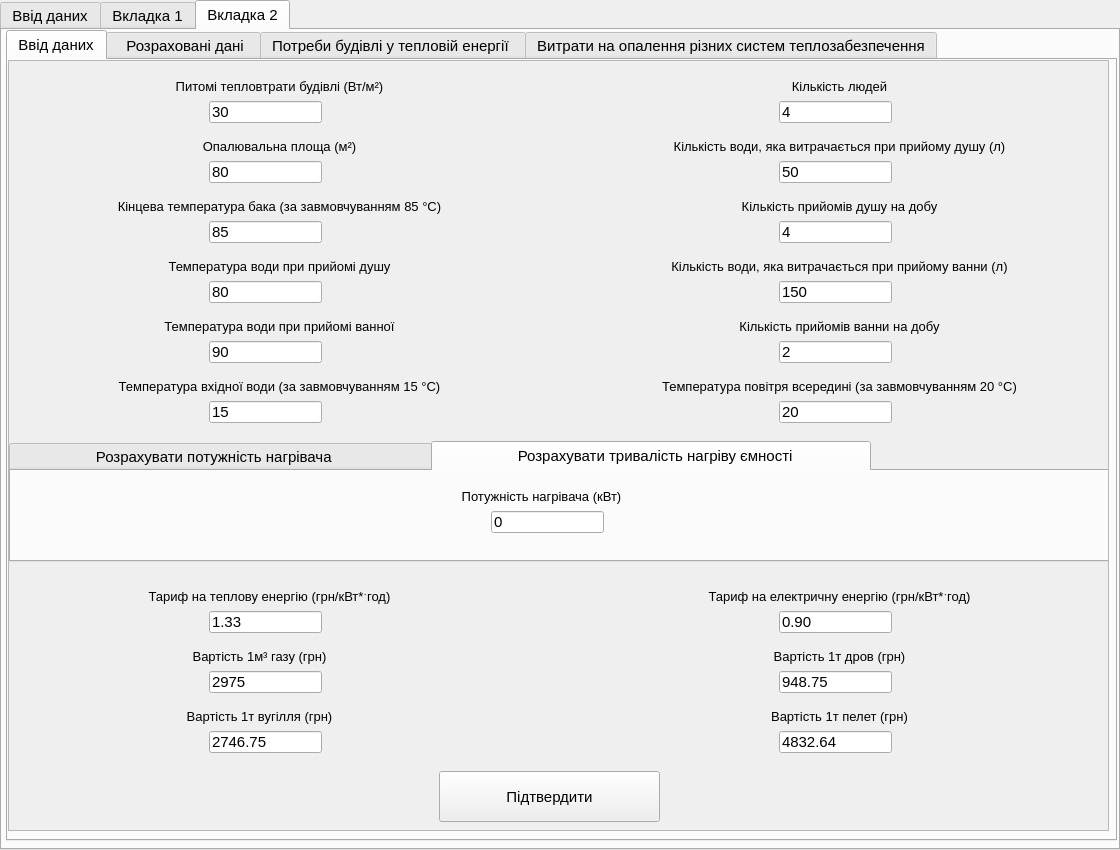
<?xml version="1.0" encoding="UTF-8"?>
<ui version="4.0">
 <class>MainWindow</class>
 <widget class="QMainWindow" name="MainWindow">
  <property name="geometry">
   <rect>
    <x>0</x>
    <y>0</y>
    <width>1120</width>
    <height>850</height>
   </rect>
  </property>
  <property name="font">
   <font>
    <family>MS Sans Serif</family>
    <pointsize>12</pointsize>
    <weight>50</weight>
    <italic>false</italic>
    <bold>false</bold>
    <underline>false</underline>
    <strikeout>false</strikeout>
    <stylestrategy>PreferDefault</stylestrategy>
    <kerning>true</kerning>
   </font>
  </property>
  <property name="windowTitle">
   <string>Лабораторна робота Рудика В. І. Группа ТІ-82</string>
  </property>
  <property name="locale">
   <locale language="Ukrainian" country="Ukraine"/>
  </property>
  <widget class="QWidget" name="centralwidget">
   <property name="enabled">
    <bool>true</bool>
   </property>
   <property name="font">
    <font>
     <family>MS Shell Dlg 2</family>
     <pointsize>12</pointsize>
     <weight>50</weight>
     <italic>false</italic>
     <bold>false</bold>
    </font>
   </property>
   <widget class="QTabWidget" name="tabWidget">
    <property name="geometry">
     <rect>
      <x>0</x>
      <y>0</y>
      <width>1120</width>
      <height>850</height>
     </rect>
    </property>
    <property name="font">
     <font>
      <family>MS Shell Dlg 2</family>
      <pointsize>11</pointsize>
     </font>
    </property>
    <property name="currentIndex">
     <number>2</number>
    </property>
    <widget class="QWidget" name="tab_0">
     <property name="font">
      <font>
       <family>MS Sans Serif</family>
       <pointsize>10</pointsize>
      </font>
     </property>
     <attribute name="title">
      <string>Ввід даних</string>
     </attribute>
     <widget class="QCalendarWidget" name="calendarWidget_1">
      <property name="geometry">
       <rect>
        <x>70</x>
        <y>355</y>
        <width>411</width>
        <height>251</height>
       </rect>
      </property>
      <property name="font">
       <font>
        <family>MS Shell Dlg 2</family>
       </font>
      </property>
      <property name="locale">
       <locale language="Ukrainian" country="Ukraine"/>
      </property>
      <property name="selectedDate">
       <date>
        <year>2012</year>
        <month>1</month>
        <day>1</day>
       </date>
      </property>
      <property name="minimumDate">
       <date>
        <year>2012</year>
        <month>1</month>
        <day>1</day>
       </date>
      </property>
      <property name="maximumDate">
       <date>
        <year>2012</year>
        <month>12</month>
        <day>30</day>
       </date>
      </property>
      <property name="gridVisible">
       <bool>false</bool>
      </property>
      <property name="navigationBarVisible">
       <bool>true</bool>
      </property>
      <property name="dateEditEnabled">
       <bool>true</bool>
      </property>
     </widget>
     <widget class="QCalendarWidget" name="calendarWidget_2">
      <property name="geometry">
       <rect>
        <x>621</x>
        <y>355</y>
        <width>411</width>
        <height>251</height>
       </rect>
      </property>
      <property name="font">
       <font>
        <family>MS Shell Dlg 2</family>
        <pointsize>10</pointsize>
       </font>
      </property>
      <property name="locale">
       <locale language="Ukrainian" country="Ukraine"/>
      </property>
      <property name="selectedDate">
       <date>
        <year>2012</year>
        <month>12</month>
        <day>31</day>
       </date>
      </property>
      <property name="minimumDate">
       <date>
        <year>2012</year>
        <month>1</month>
        <day>2</day>
       </date>
      </property>
      <property name="maximumDate">
       <date>
        <year>2012</year>
        <month>12</month>
        <day>31</day>
       </date>
      </property>
     </widget>
     <widget class="QComboBox" name="comboBox">
      <property name="geometry">
       <rect>
        <x>450</x>
        <y>150</y>
        <width>221</width>
        <height>51</height>
       </rect>
      </property>
      <property name="font">
       <font>
        <family>MS Shell Dlg 2</family>
        <pointsize>10</pointsize>
       </font>
      </property>
      <property name="locale">
       <locale language="Ukrainian" country="Ukraine"/>
      </property>
      <property name="editable">
       <bool>false</bool>
      </property>
      <item>
       <property name="text">
        <string>Не обрано</string>
       </property>
      </item>
      <item>
       <property name="text">
        <string>Дніпро</string>
       </property>
      </item>
      <item>
       <property name="text">
        <string>Донецьк</string>
       </property>
      </item>
      <item>
       <property name="text">
        <string>Івано-Франківськ</string>
       </property>
      </item>
      <item>
       <property name="text">
        <string>Київ</string>
       </property>
      </item>
      <item>
       <property name="text">
        <string>Кривий ріг</string>
       </property>
      </item>
      <item>
       <property name="text">
        <string>Луганськ</string>
       </property>
      </item>
      <item>
       <property name="text">
        <string>Львів</string>
       </property>
      </item>
      <item>
       <property name="text">
        <string>Симферополь</string>
       </property>
      </item>
      <item>
       <property name="text">
        <string>Одеса</string>
       </property>
      </item>
      <item>
       <property name="text">
        <string>Харків</string>
       </property>
      </item>
     </widget>
     <widget class="QLabel" name="label_0">
      <property name="geometry">
       <rect>
        <x>450</x>
        <y>90</y>
        <width>221</width>
        <height>51</height>
       </rect>
      </property>
      <property name="font">
       <font>
        <family>MS Shell Dlg 2</family>
        <pointsize>12</pointsize>
       </font>
      </property>
      <property name="text">
       <string>Оберіть місто</string>
      </property>
      <property name="alignment">
       <set>Qt::AlignCenter</set>
      </property>
      <property name="wordWrap">
       <bool>false</bool>
      </property>
     </widget>
     <widget class="QLabel" name="label_1">
      <property name="geometry">
       <rect>
        <x>70</x>
        <y>300</y>
        <width>411</width>
        <height>51</height>
       </rect>
      </property>
      <property name="font">
       <font>
        <family>MS Shell Dlg 2</family>
        <pointsize>12</pointsize>
       </font>
      </property>
      <property name="text">
       <string>Оберіть початкову дату</string>
      </property>
      <property name="alignment">
       <set>Qt::AlignCenter</set>
      </property>
     </widget>
     <widget class="QLabel" name="label_2">
      <property name="geometry">
       <rect>
        <x>620</x>
        <y>300</y>
        <width>411</width>
        <height>51</height>
       </rect>
      </property>
      <property name="font">
       <font>
        <family>MS Shell Dlg 2</family>
        <pointsize>12</pointsize>
       </font>
      </property>
      <property name="text">
       <string>Оберіть кінцеву дату</string>
      </property>
      <property name="alignment">
       <set>Qt::AlignCenter</set>
      </property>
      <property name="wordWrap">
       <bool>false</bool>
      </property>
     </widget>
     <widget class="QPushButton" name="pushButtonConfirm">
      <property name="geometry">
       <rect>
        <x>450</x>
        <y>690</y>
        <width>221</width>
        <height>51</height>
       </rect>
      </property>
      <property name="font">
       <font>
        <family>MS Shell Dlg 2</family>
        <pointsize>11</pointsize>
       </font>
      </property>
      <property name="text">
       <string>Підтвердити</string>
      </property>
     </widget>
    </widget>
    <widget class="QWidget" name="tab_1">
     <attribute name="title">
      <string>Вкладка 1</string>
     </attribute>
     <widget class="QTabWidget" name="tabWidget_2">
      <property name="geometry">
       <rect>
        <x>4</x>
        <y>0</y>
        <width>1111</width>
        <height>811</height>
       </rect>
      </property>
      <property name="currentIndex">
       <number>2</number>
      </property>
      <widget class="QWidget" name="tab_tem">
       <attribute name="title">
        <string>              Температурна активність             </string>
       </attribute>
       <widget class="QTabWidget" name="tabWidgetin_tem">
        <property name="geometry">
         <rect>
          <x>0</x>
          <y>0</y>
          <width>1111</width>
          <height>781</height>
         </rect>
        </property>
        <property name="currentIndex">
         <number>1</number>
        </property>
        <widget class="QWidget" name="tab_tem1">
         <attribute name="title">
          <string>Температурні умови</string>
         </attribute>
         <widget class="QWidget" name="widget_tem1" native="true">
          <property name="geometry">
           <rect>
            <x>0</x>
            <y>0</y>
            <width>1101</width>
            <height>751</height>
           </rect>
          </property>
         </widget>
        </widget>
        <widget class="QWidget" name="tab_tem2">
         <attribute name="title">
          <string>Тривалість температурних режимів</string>
         </attribute>
         <widget class="QWidget" name="widget_tem2" native="true">
          <property name="geometry">
           <rect>
            <x>0</x>
            <y>0</y>
            <width>1101</width>
            <height>751</height>
           </rect>
          </property>
         </widget>
        </widget>
       </widget>
      </widget>
      <widget class="QWidget" name="tab_vit">
       <attribute name="title">
        <string>              Вітряна активність            </string>
       </attribute>
       <widget class="QTabWidget" name="tabWidgetin_vit">
        <property name="geometry">
         <rect>
          <x>0</x>
          <y>0</y>
          <width>1111</width>
          <height>781</height>
         </rect>
        </property>
        <property name="currentIndex">
         <number>1</number>
        </property>
        <widget class="QWidget" name="tab_vit1">
         <attribute name="title">
          <string>Роза вітрів</string>
         </attribute>
         <widget class="QWidget" name="widget_vit1" native="true">
          <property name="geometry">
           <rect>
            <x>0</x>
            <y>0</y>
            <width>1101</width>
            <height>751</height>
           </rect>
          </property>
         </widget>
        </widget>
        <widget class="QWidget" name="tab_vit2">
         <attribute name="title">
          <string>Тривалість режимів вітрової активності</string>
         </attribute>
         <widget class="QWidget" name="widget_vit2" native="true">
          <property name="geometry">
           <rect>
            <x>0</x>
            <y>0</y>
            <width>1101</width>
            <height>751</height>
           </rect>
          </property>
         </widget>
        </widget>
       </widget>
      </widget>
      <widget class="QWidget" name="tab_son">
       <attribute name="title">
        <string>               Сонячна активність               </string>
       </attribute>
       <widget class="QTabWidget" name="tabWidgetin_son">
        <property name="geometry">
         <rect>
          <x>0</x>
          <y>0</y>
          <width>1111</width>
          <height>781</height>
         </rect>
        </property>
        <property name="currentIndex">
         <number>0</number>
        </property>
        <widget class="QWidget" name="tab_son1">
         <attribute name="title">
          <string>Інтенсивність сонячної інсоляції</string>
         </attribute>
         <widget class="QWidget" name="widget_son1" native="true">
          <property name="geometry">
           <rect>
            <x>0</x>
            <y>0</y>
            <width>1101</width>
            <height>751</height>
           </rect>
          </property>
         </widget>
        </widget>
        <widget class="QWidget" name="tab_son2">
         <attribute name="title">
          <string>Тривалість режимів сонячної активності</string>
         </attribute>
         <widget class="QWidget" name="widget_son2" native="true">
          <property name="geometry">
           <rect>
            <x>0</x>
            <y>0</y>
            <width>1101</width>
            <height>751</height>
           </rect>
          </property>
         </widget>
        </widget>
       </widget>
      </widget>
     </widget>
    </widget>
    <widget class="QWidget" name="tab_2">
     <attribute name="title">
      <string>Вкладка 2</string>
     </attribute>
     <widget class="QTabWidget" name="tabWidget_3">
      <property name="geometry">
       <rect>
        <x>4</x>
        <y>0</y>
        <width>1111</width>
        <height>811</height>
       </rect>
      </property>
      <property name="currentIndex">
       <number>0</number>
      </property>
      <widget class="QWidget" name="tab_2_1">
       <attribute name="title">
        <string>Ввід даних</string>
       </attribute>
       <widget class="QScrollArea" name="scrollArea">
        <property name="geometry">
         <rect>
          <x>0</x>
          <y>0</y>
          <width>1101</width>
          <height>771</height>
         </rect>
        </property>
        <property name="widgetResizable">
         <bool>true</bool>
        </property>
        <widget class="QWidget" name="scrollAreaWidgetContents">
         <property name="geometry">
          <rect>
           <x>0</x>
           <y>0</y>
           <width>1099</width>
           <height>769</height>
          </rect>
         </property>
         <widget class="QLabel" name="label_7">
          <property name="geometry">
           <rect>
            <x>0</x>
            <y>0</y>
            <width>541</width>
            <height>51</height>
           </rect>
          </property>
          <property name="font">
           <font>
            <family>MS Shell Dlg 2</family>
            <pointsize>10</pointsize>
           </font>
          </property>
          <property name="text">
           <string>Питомі тепловтрати будівлі (Вт/м²)</string>
          </property>
          <property name="alignment">
           <set>Qt::AlignCenter</set>
          </property>
          <property name="wordWrap">
           <bool>false</bool>
          </property>
         </widget>
         <widget class="QLineEdit" name="Input_q">
          <property name="geometry">
           <rect>
            <x>200</x>
            <y>40</y>
            <width>113</width>
            <height>22</height>
           </rect>
          </property>
          <property name="text">
           <string>30</string>
          </property>
         </widget>
         <widget class="QLabel" name="label_10">
          <property name="geometry">
           <rect>
            <x>0</x>
            <y>60</y>
            <width>541</width>
            <height>51</height>
           </rect>
          </property>
          <property name="font">
           <font>
            <family>MS Shell Dlg 2</family>
            <pointsize>10</pointsize>
           </font>
          </property>
          <property name="text">
           <string>Опалювальна площа (м²)</string>
          </property>
          <property name="alignment">
           <set>Qt::AlignCenter</set>
          </property>
          <property name="wordWrap">
           <bool>false</bool>
          </property>
         </widget>
         <widget class="QLineEdit" name="Input_s">
          <property name="geometry">
           <rect>
            <x>200</x>
            <y>100</y>
            <width>113</width>
            <height>22</height>
           </rect>
          </property>
          <property name="text">
           <string>80</string>
          </property>
         </widget>
         <widget class="QLabel" name="label_11">
          <property name="geometry">
           <rect>
            <x>0</x>
            <y>120</y>
            <width>541</width>
            <height>51</height>
           </rect>
          </property>
          <property name="font">
           <font>
            <family>MS Shell Dlg 2</family>
            <pointsize>10</pointsize>
           </font>
          </property>
          <property name="text">
           <string>Кінцева температура бака (за завмовчуванням 85 °C)</string>
          </property>
          <property name="alignment">
           <set>Qt::AlignCenter</set>
          </property>
          <property name="wordWrap">
           <bool>false</bool>
          </property>
         </widget>
         <widget class="QLineEdit" name="Input_temp_baka">
          <property name="geometry">
           <rect>
            <x>200</x>
            <y>160</y>
            <width>113</width>
            <height>22</height>
           </rect>
          </property>
          <property name="text">
           <string>85</string>
          </property>
         </widget>
         <widget class="QLabel" name="label_12">
          <property name="geometry">
           <rect>
            <x>0</x>
            <y>180</y>
            <width>541</width>
            <height>51</height>
           </rect>
          </property>
          <property name="font">
           <font>
            <family>MS Shell Dlg 2</family>
            <pointsize>10</pointsize>
           </font>
          </property>
          <property name="text">
           <string>Температура води при прийомі душу</string>
          </property>
          <property name="alignment">
           <set>Qt::AlignCenter</set>
          </property>
          <property name="wordWrap">
           <bool>false</bool>
          </property>
         </widget>
         <widget class="QLineEdit" name="Input_temp_shower">
          <property name="geometry">
           <rect>
            <x>200</x>
            <y>220</y>
            <width>113</width>
            <height>22</height>
           </rect>
          </property>
          <property name="text">
           <string>80</string>
          </property>
         </widget>
         <widget class="QLabel" name="label_13">
          <property name="geometry">
           <rect>
            <x>0</x>
            <y>240</y>
            <width>541</width>
            <height>51</height>
           </rect>
          </property>
          <property name="font">
           <font>
            <family>MS Shell Dlg 2</family>
            <pointsize>10</pointsize>
           </font>
          </property>
          <property name="text">
           <string>Температура води при прийомі ванної</string>
          </property>
          <property name="alignment">
           <set>Qt::AlignCenter</set>
          </property>
          <property name="wordWrap">
           <bool>false</bool>
          </property>
         </widget>
         <widget class="QLineEdit" name="Input_temp_vanna">
          <property name="geometry">
           <rect>
            <x>200</x>
            <y>280</y>
            <width>113</width>
            <height>22</height>
           </rect>
          </property>
          <property name="text">
           <string>90</string>
          </property>
         </widget>
         <widget class="QLabel" name="label_14">
          <property name="geometry">
           <rect>
            <x>0</x>
            <y>300</y>
            <width>541</width>
            <height>51</height>
           </rect>
          </property>
          <property name="font">
           <font>
            <family>MS Shell Dlg 2</family>
            <pointsize>10</pointsize>
           </font>
          </property>
          <property name="text">
           <string>Температура вхідної води (за завмовчуванням 15 °C)</string>
          </property>
          <property name="alignment">
           <set>Qt::AlignCenter</set>
          </property>
          <property name="wordWrap">
           <bool>false</bool>
          </property>
         </widget>
         <widget class="QLineEdit" name="Input_temp_vhv">
          <property name="geometry">
           <rect>
            <x>200</x>
            <y>340</y>
            <width>113</width>
            <height>22</height>
           </rect>
          </property>
          <property name="text">
           <string>15</string>
          </property>
         </widget>
         <widget class="QLabel" name="label_15">
          <property name="geometry">
           <rect>
            <x>560</x>
            <y>300</y>
            <width>541</width>
            <height>51</height>
           </rect>
          </property>
          <property name="font">
           <font>
            <family>MS Shell Dlg 2</family>
            <pointsize>10</pointsize>
           </font>
          </property>
          <property name="text">
           <string>Температура повітря всередині (за завмовчуванням 20 °C)</string>
          </property>
          <property name="alignment">
           <set>Qt::AlignCenter</set>
          </property>
          <property name="wordWrap">
           <bool>false</bool>
          </property>
         </widget>
         <widget class="QLineEdit" name="Input_people">
          <property name="geometry">
           <rect>
            <x>770</x>
            <y>40</y>
            <width>113</width>
            <height>22</height>
           </rect>
          </property>
          <property name="text">
           <string>4</string>
          </property>
         </widget>
         <widget class="QLineEdit" name="Input_count_shower">
          <property name="geometry">
           <rect>
            <x>770</x>
            <y>160</y>
            <width>113</width>
            <height>22</height>
           </rect>
          </property>
          <property name="text">
           <string>4</string>
          </property>
         </widget>
         <widget class="QLabel" name="label_16">
          <property name="geometry">
           <rect>
            <x>560</x>
            <y>180</y>
            <width>541</width>
            <height>51</height>
           </rect>
          </property>
          <property name="font">
           <font>
            <family>MS Shell Dlg 2</family>
            <pointsize>10</pointsize>
           </font>
          </property>
          <property name="text">
           <string>Кількість води, яка витрачається при прийому ванни (л)</string>
          </property>
          <property name="alignment">
           <set>Qt::AlignCenter</set>
          </property>
          <property name="wordWrap">
           <bool>false</bool>
          </property>
         </widget>
         <widget class="QLabel" name="label_17">
          <property name="geometry">
           <rect>
            <x>560</x>
            <y>60</y>
            <width>541</width>
            <height>51</height>
           </rect>
          </property>
          <property name="font">
           <font>
            <family>MS Shell Dlg 2</family>
            <pointsize>10</pointsize>
           </font>
          </property>
          <property name="text">
           <string>Кількість води, яка витрачається при прийому душу (л)</string>
          </property>
          <property name="alignment">
           <set>Qt::AlignCenter</set>
          </property>
          <property name="wordWrap">
           <bool>false</bool>
          </property>
         </widget>
         <widget class="QLineEdit" name="Input_count_vater_vanna">
          <property name="geometry">
           <rect>
            <x>770</x>
            <y>220</y>
            <width>113</width>
            <height>22</height>
           </rect>
          </property>
          <property name="text">
           <string>150</string>
          </property>
         </widget>
         <widget class="QLineEdit" name="Input_count_vanna">
          <property name="geometry">
           <rect>
            <x>770</x>
            <y>280</y>
            <width>113</width>
            <height>22</height>
           </rect>
          </property>
          <property name="text">
           <string>2</string>
          </property>
         </widget>
         <widget class="QLineEdit" name="Input_count_vater_shower">
          <property name="geometry">
           <rect>
            <x>770</x>
            <y>100</y>
            <width>113</width>
            <height>22</height>
           </rect>
          </property>
          <property name="text">
           <string>50</string>
          </property>
         </widget>
         <widget class="QLabel" name="label_18">
          <property name="geometry">
           <rect>
            <x>560</x>
            <y>120</y>
            <width>541</width>
            <height>51</height>
           </rect>
          </property>
          <property name="font">
           <font>
            <family>MS Shell Dlg 2</family>
            <pointsize>10</pointsize>
           </font>
          </property>
          <property name="text">
           <string>Кількість прийомів душу на добу</string>
          </property>
          <property name="alignment">
           <set>Qt::AlignCenter</set>
          </property>
          <property name="wordWrap">
           <bool>false</bool>
          </property>
         </widget>
         <widget class="QLineEdit" name="Input_t_in">
          <property name="geometry">
           <rect>
            <x>770</x>
            <y>340</y>
            <width>113</width>
            <height>22</height>
           </rect>
          </property>
          <property name="text">
           <string>20</string>
          </property>
         </widget>
         <widget class="QLabel" name="label_8">
          <property name="geometry">
           <rect>
            <x>560</x>
            <y>0</y>
            <width>541</width>
            <height>51</height>
           </rect>
          </property>
          <property name="font">
           <font>
            <family>MS Shell Dlg 2</family>
            <pointsize>10</pointsize>
           </font>
          </property>
          <property name="whatsThis">
           <string/>
          </property>
          <property name="layoutDirection">
           <enum>Qt::LeftToRight</enum>
          </property>
          <property name="text">
           <string>Кількість людей</string>
          </property>
          <property name="alignment">
           <set>Qt::AlignCenter</set>
          </property>
          <property name="wordWrap">
           <bool>false</bool>
          </property>
         </widget>
         <widget class="QLabel" name="label_19">
          <property name="geometry">
           <rect>
            <x>560</x>
            <y>240</y>
            <width>541</width>
            <height>51</height>
           </rect>
          </property>
          <property name="font">
           <font>
            <family>MS Shell Dlg 2</family>
            <pointsize>10</pointsize>
           </font>
          </property>
          <property name="text">
           <string>Кількість прийомів ванни на добу</string>
          </property>
          <property name="alignment">
           <set>Qt::AlignCenter</set>
          </property>
          <property name="wordWrap">
           <bool>false</bool>
          </property>
         </widget>
         <widget class="QTabWidget" name="tabWidget_4">
          <property name="geometry">
           <rect>
            <x>0</x>
            <y>380</y>
            <width>1101</width>
            <height>121</height>
           </rect>
          </property>
          <property name="currentIndex">
           <number>1</number>
          </property>
          <widget class="QWidget" name="tab">
           <attribute name="title">
            <string>                  Розрахувати потужність нагрівача                     </string>
           </attribute>
           <widget class="QLabel" name="label_20">
            <property name="geometry">
             <rect>
              <x>260</x>
              <y>0</y>
              <width>541</width>
              <height>51</height>
             </rect>
            </property>
            <property name="font">
             <font>
              <family>MS Shell Dlg 2</family>
              <pointsize>10</pointsize>
             </font>
            </property>
            <property name="text">
             <string>Тривалість нагріву ємності (год)</string>
            </property>
            <property name="alignment">
             <set>Qt::AlignCenter</set>
            </property>
            <property name="wordWrap">
             <bool>false</bool>
            </property>
           </widget>
           <widget class="QLineEdit" name="Input_time_nagriv">
            <property name="geometry">
             <rect>
              <x>470</x>
              <y>40</y>
              <width>113</width>
              <height>22</height>
             </rect>
            </property>
            <property name="text">
             <string>0</string>
            </property>
           </widget>
          </widget>
          <widget class="QWidget" name="tab_3">
           <attribute name="title">
            <string>                  Розрахувати тривалість нагріву ємності                </string>
           </attribute>
           <widget class="QLabel" name="label_21">
            <property name="geometry">
             <rect>
              <x>260</x>
              <y>0</y>
              <width>541</width>
              <height>51</height>
             </rect>
            </property>
            <property name="font">
             <font>
              <family>MS Shell Dlg 2</family>
              <pointsize>10</pointsize>
             </font>
            </property>
            <property name="text">
             <string>Потужність нагрівача (кВт)</string>
            </property>
            <property name="alignment">
             <set>Qt::AlignCenter</set>
            </property>
            <property name="wordWrap">
             <bool>false</bool>
            </property>
           </widget>
           <widget class="QLineEdit" name="Input_force_nagrivacha">
            <property name="geometry">
             <rect>
              <x>480</x>
              <y>40</y>
              <width>113</width>
              <height>22</height>
             </rect>
            </property>
            <property name="text">
             <string>0</string>
            </property>
           </widget>
          </widget>
         </widget>
         <widget class="QLineEdit" name="Input_tarif_tepl_energ">
          <property name="geometry">
           <rect>
            <x>200</x>
            <y>550</y>
            <width>113</width>
            <height>22</height>
           </rect>
          </property>
          <property name="text">
           <string>1.33</string>
          </property>
         </widget>
         <widget class="QLineEdit" name="Input_cost_vugil">
          <property name="geometry">
           <rect>
            <x>200</x>
            <y>670</y>
            <width>113</width>
            <height>22</height>
           </rect>
          </property>
          <property name="text">
           <string>2746.75</string>
          </property>
         </widget>
         <widget class="QLineEdit" name="Input_cost_drow">
          <property name="geometry">
           <rect>
            <x>770</x>
            <y>610</y>
            <width>113</width>
            <height>22</height>
           </rect>
          </property>
          <property name="text">
           <string>948.75</string>
          </property>
         </widget>
         <widget class="QLabel" name="label_9">
          <property name="geometry">
           <rect>
            <x>560</x>
            <y>510</y>
            <width>541</width>
            <height>51</height>
           </rect>
          </property>
          <property name="font">
           <font>
            <family>MS Shell Dlg 2</family>
            <pointsize>10</pointsize>
           </font>
          </property>
          <property name="whatsThis">
           <string/>
          </property>
          <property name="layoutDirection">
           <enum>Qt::LeftToRight</enum>
          </property>
          <property name="text">
           <string>Тариф на електричну енергію (грн/кВт*ˑгод)</string>
          </property>
          <property name="alignment">
           <set>Qt::AlignCenter</set>
          </property>
          <property name="wordWrap">
           <bool>false</bool>
          </property>
         </widget>
         <widget class="QLabel" name="label_22">
          <property name="geometry">
           <rect>
            <x>-20</x>
            <y>570</y>
            <width>541</width>
            <height>51</height>
           </rect>
          </property>
          <property name="font">
           <font>
            <family>MS Shell Dlg 2</family>
            <pointsize>10</pointsize>
           </font>
          </property>
          <property name="text">
           <string>Вартість 1м³ газу (грн)</string>
          </property>
          <property name="alignment">
           <set>Qt::AlignCenter</set>
          </property>
          <property name="wordWrap">
           <bool>false</bool>
          </property>
         </widget>
         <widget class="QLineEdit" name="Input_cost_gas">
          <property name="geometry">
           <rect>
            <x>200</x>
            <y>610</y>
            <width>113</width>
            <height>22</height>
           </rect>
          </property>
          <property name="text">
           <string>2975</string>
          </property>
         </widget>
         <widget class="QLabel" name="label_23">
          <property name="geometry">
           <rect>
            <x>-20</x>
            <y>630</y>
            <width>541</width>
            <height>51</height>
           </rect>
          </property>
          <property name="font">
           <font>
            <family>MS Shell Dlg 2</family>
            <pointsize>10</pointsize>
           </font>
          </property>
          <property name="text">
           <string>Вартість 1т вугілля (грн)</string>
          </property>
          <property name="alignment">
           <set>Qt::AlignCenter</set>
          </property>
          <property name="wordWrap">
           <bool>false</bool>
          </property>
         </widget>
         <widget class="QLineEdit" name="Input_tarif_elec_energ">
          <property name="geometry">
           <rect>
            <x>770</x>
            <y>550</y>
            <width>113</width>
            <height>22</height>
           </rect>
          </property>
          <property name="text">
           <string>0.90</string>
          </property>
         </widget>
         <widget class="QLabel" name="label_24">
          <property name="geometry">
           <rect>
            <x>560</x>
            <y>570</y>
            <width>541</width>
            <height>51</height>
           </rect>
          </property>
          <property name="font">
           <font>
            <family>MS Shell Dlg 2</family>
            <pointsize>10</pointsize>
           </font>
          </property>
          <property name="text">
           <string>Вартість 1т дров (грн)</string>
          </property>
          <property name="alignment">
           <set>Qt::AlignCenter</set>
          </property>
          <property name="wordWrap">
           <bool>false</bool>
          </property>
         </widget>
         <widget class="QLabel" name="label_25">
          <property name="geometry">
           <rect>
            <x>560</x>
            <y>630</y>
            <width>541</width>
            <height>51</height>
           </rect>
          </property>
          <property name="font">
           <font>
            <family>MS Shell Dlg 2</family>
            <pointsize>10</pointsize>
           </font>
          </property>
          <property name="text">
           <string>Вартість 1т пелет (грн)</string>
          </property>
          <property name="alignment">
           <set>Qt::AlignCenter</set>
          </property>
          <property name="wordWrap">
           <bool>false</bool>
          </property>
         </widget>
         <widget class="QLabel" name="label_26">
          <property name="geometry">
           <rect>
            <x>-10</x>
            <y>510</y>
            <width>541</width>
            <height>51</height>
           </rect>
          </property>
          <property name="font">
           <font>
            <family>MS Shell Dlg 2</family>
            <pointsize>10</pointsize>
           </font>
          </property>
          <property name="text">
           <string>Тариф на теплову енергію (грн/кВт*ˑгод)</string>
          </property>
          <property name="alignment">
           <set>Qt::AlignCenter</set>
          </property>
          <property name="wordWrap">
           <bool>false</bool>
          </property>
         </widget>
         <widget class="QLineEdit" name="Input_cost_pelet">
          <property name="geometry">
           <rect>
            <x>770</x>
            <y>670</y>
            <width>113</width>
            <height>22</height>
           </rect>
          </property>
          <property name="text">
           <string>4832.64</string>
          </property>
         </widget>
         <widget class="QPushButton" name="pushButtonConfirm_2">
          <property name="geometry">
           <rect>
            <x>430</x>
            <y>710</y>
            <width>221</width>
            <height>51</height>
           </rect>
          </property>
          <property name="font">
           <font>
            <family>MS Shell Dlg 2</family>
            <pointsize>11</pointsize>
           </font>
          </property>
          <property name="text">
           <string>Підтвердити</string>
          </property>
         </widget>
        </widget>
       </widget>
      </widget>
      <widget class="QWidget" name="tab_2_2">
       <attribute name="title">
        <string>  Розраховані дані </string>
       </attribute>
       <widget class="QLineEdit" name="lineEdit">
        <property name="geometry">
         <rect>
          <x>20</x>
          <y>70</y>
          <width>1061</width>
          <height>61</height>
         </rect>
        </property>
        <property name="alignment">
         <set>Qt::AlignCenter</set>
        </property>
       </widget>
       <widget class="QLineEdit" name="lineEdit_2">
        <property name="geometry">
         <rect>
          <x>20</x>
          <y>260</y>
          <width>1061</width>
          <height>61</height>
         </rect>
        </property>
        <property name="alignment">
         <set>Qt::AlignCenter</set>
        </property>
       </widget>
       <widget class="QLineEdit" name="lineEdit_23">
        <property name="geometry">
         <rect>
          <x>20</x>
          <y>450</y>
          <width>1061</width>
          <height>61</height>
         </rect>
        </property>
        <property name="alignment">
         <set>Qt::AlignCenter</set>
        </property>
       </widget>
       <widget class="QLineEdit" name="lineEdit_24">
        <property name="geometry">
         <rect>
          <x>20</x>
          <y>650</y>
          <width>1061</width>
          <height>61</height>
         </rect>
        </property>
        <property name="alignment">
         <set>Qt::AlignCenter</set>
        </property>
       </widget>
      </widget>
      <widget class="QWidget" name="lab2_graph">
       <attribute name="title">
        <string>Потреби будівлі у тепловій енергії </string>
       </attribute>
       <widget class="QWidget" name="widget_lab2_3" native="true">
        <property name="geometry">
         <rect>
          <x>0</x>
          <y>0</y>
          <width>1101</width>
          <height>771</height>
         </rect>
        </property>
       </widget>
      </widget>
      <widget class="QWidget" name="tab_4">
       <attribute name="title">
        <string>Витрати на опалення різних систем теплозабезпечення</string>
       </attribute>
       <widget class="QWidget" name="widget_lab2_2" native="true">
        <property name="geometry">
         <rect>
          <x>0</x>
          <y>0</y>
          <width>1101</width>
          <height>771</height>
         </rect>
        </property>
       </widget>
      </widget>
     </widget>
    </widget>
   </widget>
  </widget>
 </widget>
 <resources/>
 <connections/>
</ui>
